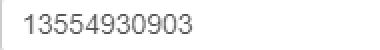
#> input picture 政务平台/code/phone.png, 190 x 25 px (shown 2 times larger)
$ python read_code.py
#> lines starting #> are read from the running program, lines starting #| are printed output that depends on the picture; after the words box and inside, x2 and y2 are one past the last pixel; in counts of white or black regions, pixels touching at a corner belong together
# coding=utf-8
# 作者    ： Administrator
# 文件    ：验证码识别.py
# IED    ：PyCharm
# 创建时间 ：2019/8/10 18:33
"""
使用tesserocr识别字母数字验证码
环境配置教程：https://www.cnblogs.com/guishenyouhuo/p/10121864.html
cv2库安装：pip install opencv-python
"""
import cv2
import tesserocr
from PIL import Image

"""
图片处理流程：
1.PIL 将图片转换为灰度图
2.PIL 将灰度图转换为黑白图 或者 将灰度图二值化 根据实际情况二选一,一般直接转为黑白图即可
3.CV2 降噪处理 ,必须先进行图片灰值化
4.tesserocr 识别验证码
"""


class Code:
    def pretreatment(self):
        """PIL 灰值化 二值化 处理"""
        # 打开一张图片
        img = Image.open('code/phone.png')
#> img is the input picture: PIL image 190x25 RGBA; mean R, G, B, A 245.6, 245.6, 245.6, 255
        # 1.转为灰度图 模式L为灰色图像，它的每个像素用8个bit表示，0表示黑，255表示白，其他数字表示不同的灰度
        img_gray = img.convert('L')
        # img_gray.save('b.png')
        # 2.转为黑白图片 必须先转为灰度图 才可转为黑白图
        img_black_white = img_gray.point(lambda x: 0 if x > 200 else 255)
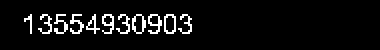
#> img_black_white: PIL image 190x25 L (shown 2 times larger); 6.2% white in thin lines or dots, all inside (x1, y1, x2, y2) = (12, 7, 96, 17)
        img_black_white.save('a.png')

        # [12 lines of commented-out code are left out]


        """cv2 灰值化 二值化 处理"""
        # 打开一张图片
        img_cv = cv2.imread('a.png')
        # 灰值化
        im = cv2.cvtColor(img_cv, cv2.COLOR_BGR2GRAY)
        # 二值化
        # cv2.adaptiveThreshold(im, 255, cv2.ADAPTIVE_THRESH_GAUSSIAN_C, cv2.THRESH_BINARY, 21, 1)
        return im

    # 3.CV2降噪处理 img参数必须为灰值化之后的数据
    def interference_point(self, img):
        h, w = img.shape[:2]
#> h = 25; w = 190
        # 遍历像素点进行处理
        for y in range(0, w):
            for x in range(0, h):
                # 去掉边框上的点
                if y == 0 or y == w - 1 or x == 0 or x == h - 1:
                    img[x, y] = 255
                    continue
                count = 0
                if img[x, y - 1] == 255:
                    count += 1
                if img[x, y + 1] == 255:
                    count += 1
                if img[x - 1, y] == 255:
                    count += 1
                if img[x + 1, y] == 255:
                    count += 1
                if count > 2:
                    img[x, y] = 255
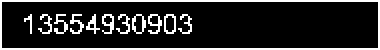
#> img: shape (25, 190) (shown 2 times larger); 15.3% white in thin lines or dots
        # 保存图片
        cv2.imwrite('b.png', img)

    def run(self):
        im = self.pretreatment()
        self.interference_point(im)
        # 4. tesserocr识别验证码
        img = Image.open('b.png')
        code = tesserocr.image_to_text(img)
        print('验证码：{}'.format(code))
        if len(code) > 4:
            code = code.replace(' ', '')
            print(code[:4])
            return code[:4]
        print(code)
        return code


if __name__ == '__main__':
    code = Code()
    code.run()
#> (the call stopped at in run, `code = tesserocr.image_to_text(img)`: tesserocr is not available in this run)
